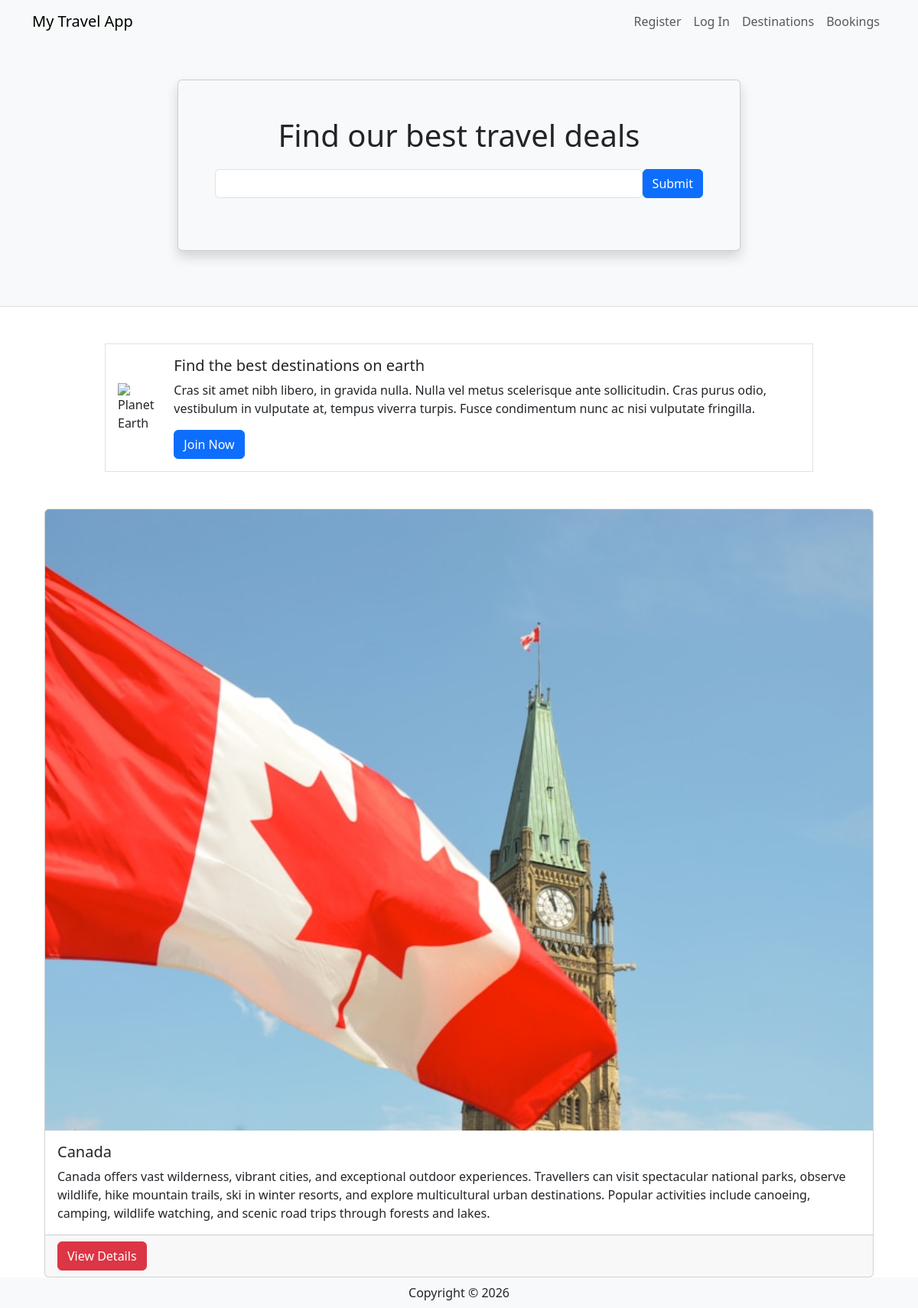
The page / on the database its author committed.
### travel/models.py (models this page shows, shortened)
class Destination(db.Model):
    __tablename__ = 'destinations'
    id = db.Column(db.Integer, primary_key=True)
    name = db.Column(db.String(80))
    description = db.Column(db.String(200))
    description_embedding = db.Column(db.Text)
    image = db.Column(db.String(400))
    currency = db.Column(db.String(3))
    comments = db.relationship('Comment', backref='destination')

### travel/views.py (the view)
@mainbp.route('/')
def index():
    destinations = db.session.scalars(db.select(Destination)).all()
    return render_template('index.html', destinations=destinations)

### travel/templates/index.html
{% extends 'base.html' %}
{% block header %}
      <div class="container">
         <div class="row justify-content-center mt-5 pb-4">
            <div class="col-md-8">
               <div class="card shadow p-5 mb-5 bg-light">
                  <h1 class="text-center mb-3">Find our best travel deals</h1>
                  <form class="form-inline d-flex flex-nowrap" action="{{url_for('main.search')}}" >
                     <input type="text" name="search" class="form-control flex-grow-1 my-1 mr-sm-2" id="SearchForm">
                     <button type="submit" class="flex-shrink-1 btn btn-primary my-1">Submit</button>
                   </form>
               </div>
            </div>
         </div>
      </div>
{% endblock %}
{% block content %}
      <div class="container">
         <div class="row mt-5 mb-5 justify-content-center">
            <div class="col-md-10">
               <div class="media border p-3 d-flex justify-content-start">
                  <img class="align-self-center me-3" style="max-width:120px"
                     src="https://upload.wikimedia.org/wikipedia/commons/thumb/2/22/Earth_Western_Hemisphere_transparent_background.png/250px-Earth_Western_Hemisphere_transparent_background.png"
                     alt="Planet Earth">
                  <div class="align-self-center media-body">
                     <h5 class="mt-0">Find the best destinations on earth</h5>
                     <p class="d-none d-sm-block">Cras sit amet nibh libero, in gravida nulla. Nulla vel metus
                        scelerisque ante sollicitudin. Cras purus odio, vestibulum in vulputate at, tempus viverra
                        turpis. Fusce condimentum nunc ac nisi vulputate fringilla.</p>
                     <a href="#" class="btn btn-primary">Join Now</a>
                  </div>
               </div>
            </div>
         </div>
         <div class="card-group">
            {% for destination in destinations %}
            <div class="card mx-3">
               <img class="card-img-top"
                  src="{{ destination.image }}" alt="destination picture">
               <div class="card-body">
                  <h5 class="card-title">{{ destination.name }}</h5>
                  <p class="card-text">{{ destination.description }}</p>
               </div>
               <div class="card-footer"><a href="{{ url_for('destination.show', id=destination.id) }}" class ="btn btn-danger"> View Details </a></div>
            </div>
            {% endfor %}
         </div>
      </div>
{% endblock %}

### travel/templates/base.html (shortened to what this page needs)
<html>
<head>
   <link href="https://cdn.jsdelivr.net/npm/bootstrap@5.3.2/dist/css/bootstrap.min.css" rel="stylesheet">
</head>
<body>
   <header class="bg-light border-bottom">
      <nav class="navbar navbar-expand-lg navbar-light bg-light">
         <div class="container">
            <a href="/" class="navbar-brand">My Travel App</a>
            <div class="collapse navbar-collapse justify-content-end" id="navbarSupportedContent">
               <div class="navbar-nav ml-auto">
                  {% if current_user.is_authenticated %}
                     <a class="nav-item nav-link disabled text-muted" href="#">Welcome {{current_user.name}}</a>
                     <a class="nav-item nav-link" href="{{ url_for('auth.logout') }}">Log Out</a>
                  {% else %}
                     <a class="nav-item nav-link" href="{{ url_for('auth.register') }}">Register</a>
                     <a class="nav-item nav-link" href="{{ url_for('auth.login') }}">Log In</a>
                  {% endif %}
                  <a class="nav-item nav-link" href="{{ url_for('destination.create') }}">Destinations</a>
                  <a class="nav-item nav-link" href="#">Bookings</a>
               </div>
            </div>
         </div>
      </nav>
      {% block header %}
      {% endblock %}
   </header>
   {% block content %}
   {% endblock %}
    <footer class="footer">
        <div class="text-center py-2 bg-light">
            <span class="text-dark">Copyright &copy; {{ year }}</span>
        </div>
    </footer>
   </body>
</html>

### rows shown on the page
Destination: image (picture), name "Canada", description "Canada offers vast wilderness, vibrant cities, and exceptional outdoor experiences. Travellers can visit spectacular national parks, observe wildlife, hike mountain trails, ski in winter resorts, and explore multicultural urban destinations. Popular activities include canoeing, camping, wildlife watching, and scenic road trips through forests and lakes."
